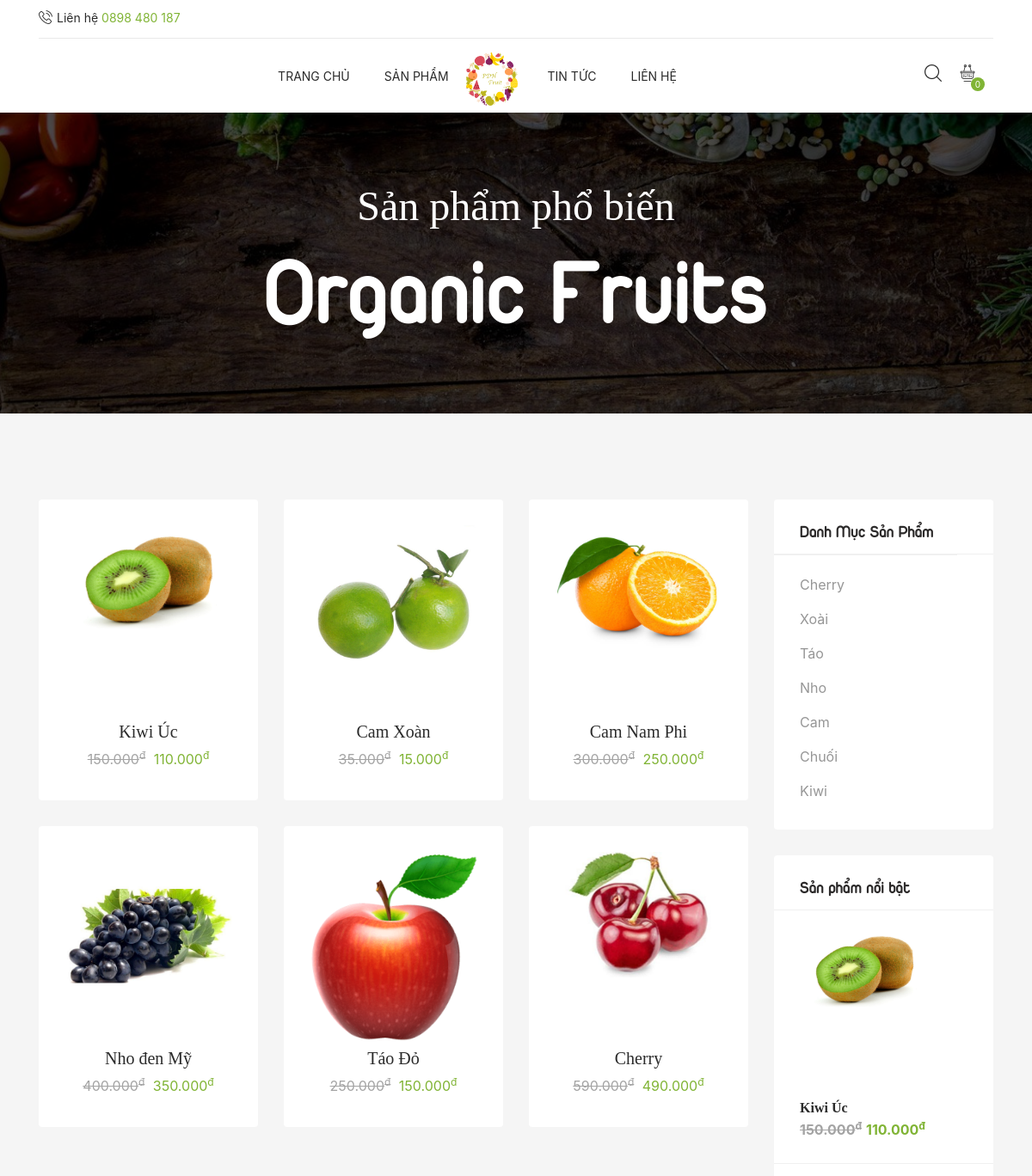
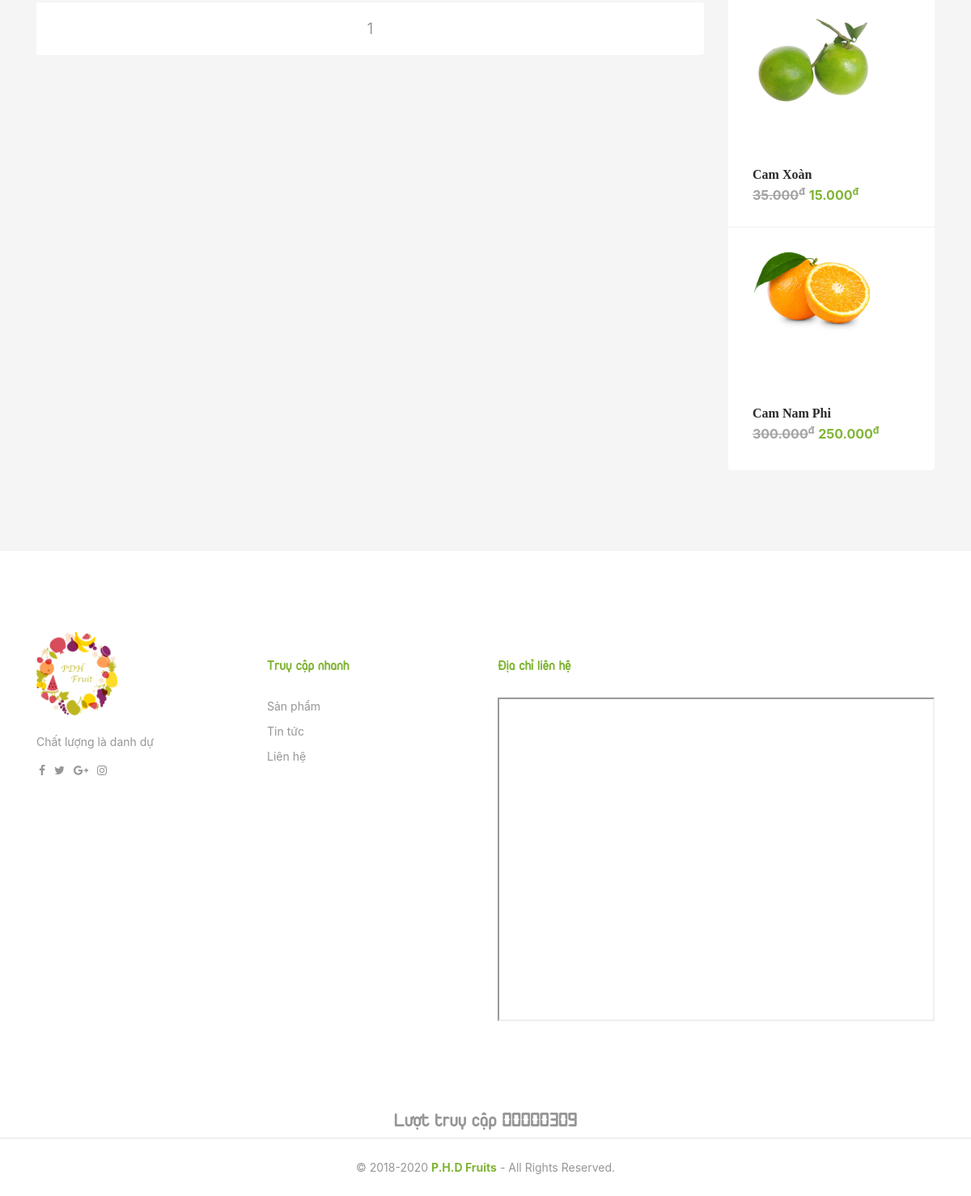
Screenshot of /PHDFruits/index.php?ref=store with the database file from the repository (2 pictures, top to bottom).
### tables this page shows
CREATE TABLE `company_info` (
  `id` int(10) NOT NULL,
  `sdt1` varchar(20) NOT NULL,
  `sdt2` varchar(20) NOT NULL,
  `email` varchar(50) NOT NULL,
  `address` varchar(500) NOT NULL,
  `map` varchar(1000) NOT NULL
);

CREATE TABLE `products` (
  `id` int(10) NOT NULL,
  `name` varchar(100) NOT NULL,
  `quantity` int(11) NOT NULL,
  `category` varchar(50) NOT NULL,
  `price` int(20) DEFAULT NULL,
  `price_sale` int(20) NOT NULL,
  `file_name` varchar(255) NOT NULL,
  `description` text NOT NULL,
  `hot` varchar(5) NOT NULL,
  `homepage` varchar(5) NOT NULL,
  `sort_homepage` int(20) NOT NULL,
  `date_created` datetime NOT NULL,
  `date_modified` datetime DEFAULT CURRENT_TIMESTAMP
);

CREATE TABLE `category` (
  `id` int(11) NOT NULL,
  `name_category` varchar(255) NOT NULL
);

CREATE TABLE `count_visit` (
  `id` int(1) NOT NULL,
  `visit` int(255) NOT NULL
);

### PHDFruits/client/store/index.php (the view, shortened to what this page needs)
<?php
include 'admin/config.php';
if(!isset($_GET['id_menu']))
{
    $id_menu="all_category";
}
?>
<div class="tr-breadcrumb text-center bg-image" style="background-image: url(client/images/breadcrumb-bg.jpg);">
    <div class="container">
        <div class="page-title">
            <h1>Sản phẩm phổ biến</h1>
            <h2>Organic Fruits</h2>
        </div>
    </div>
</div>
<div class="main-content popup-one">
    <div class="container">
        <div class="row">
            <div class="col-md-8 col-lg-9 push-md-4 push-lg-3">
                <div class="tr-products">
                    <?php
                    $so_dong_tren_mot_trang=9;
                    if($id_menu=="all_category")
                    {
                        $tv="select count(*) from products";
                    }
                    else
                    {
                        $tv="select count(*) from products where category='$id_menu' ";
                    }
                    $tv_1=mysqli_query($connect,$tv);
                    $tv_2=mysqli_fetch_array($tv_1);
                    $so_trang=ceil($tv_2[0]/$so_dong_tren_mot_trang);
                    $vtbd=($_GET['page']-1)*$so_dong_tren_mot_trang;
                    if($id_menu=="all_category")
                    {
                        $tv="select * from products order by id desc limit $vtbd,$so_dong_tren_mot_trang";
                    }
                    else
                    {
                        $tv="select * from products where category ='$id_menu' order by id desc limit $vtbd,$so_dong_tren_mot_trang";
                    }
                    $tv_1=mysqli_query($connect,$tv);
                    while($tv_2=mysqli_fetch_array($tv_1))
                    {
                        echo "<div class='row'>";
                        for($i=1;$i<=3;$i++)
                        {
                            if($tv_2!=false)
                            {
                                $link_anh = 'admin/products/uploads/' . $tv_2['file_name'];
                                $link_chi_tiet="?ref=detail_product&id=".$tv_2['id']."&id_menu=".$tv_2['category'];
                                $ten = $tv_2['name'];
                                $gia_goc=$tv_2['price'];
                                $gia_goc=number_format($gia_goc,0,",",".");
                                $gia_giam=$tv_2['price_sale'];
                                $gia_giam=number_format($gia_giam,0,",",".");
                                $so_luong = $tv_2['quantity'];
                                ?>
                                <div class="col-md-6 col-lg-4">
                                    <div class="product">
                                        <form action="" method="get">
                                            <a href="<?php echo $link_chi_tiet; ?>">
                                                <span class="product-image">
                                                    <img class="prod-img" src="<?php echo $link_anh; ?>"
                                                         alt="<?php echo $tv_2['file_name']; ?>"/>
                                                </span>
                                                <span class="product-title"><?php echo $ten ?></span>
                                                <?php
                                                if ($so_luong == 0){
                                                    echo "<h3 style='color: red;'>Hết hàng</h3>";
                                                }else { ?>
                                                <span class="price"><del><?php echo $gia_goc; ?><sup>đ</sup></del>
                                                    <?php echo $gia_giam; ?><sup>đ</sup></span>
                                                <?php }
                                                ?>
                                            </a>
                                        </form>
                                    </div>
                                </div>
                            <?php
                            }
                            else
                            {
                                echo "&nbsp;";
                            }
                            if($i!=3)
                            {
                                $tv_2=mysqli_fetch_array($tv_1);
                            }
                        }
                        echo "</div>";
                    }?>
                </div>
                <div class="tr-pagination text-center">
                    <ul class="pagination">
                        <?php
                        for($i=1;$i<=$so_trang;$i++)
                        {
                            $link_phan_trang="?ref=store&id_menu=".$id_menu."&page=".$i;
                            echo "<li><a href='$link_phan_trang' class='phan_trang page-numbers'>";
                            echo $i;
                            echo "</a></li> ";
                        }
                        ?>
                    </ul>
                </div>
            </div>
            <div class="col-md-4 col-lg-3 pull-md-8 pull-lg-9">
                <div class="gb-sidebar">
                    <div class="widget-area">
                        <?php
                        include 'client/store/form_category.php';
                        include "client/store/hot_products_2.php";
                        ?>
                    </div>
                </div>
            </div>
        </div>
    </div>
</div>

### PHDFruits/client/navbar.php (shortened to what this page needs)
<?php
include 'admin/config.php';
$res = mysqli_query($connect, "SELECT * FROM company_info");
$data = mysqli_fetch_array($res);
?>
<div class="tr-topbar">
    <div class="container">
        <div class="topbar-content">
            <div class="float-left">
                <span><span class="icon icon-phone-call"></span> Liên hệ <a href="tel:<?php echo $data['sdt1'] ?>"><span class="number"><?php echo $data['sdt1'] ?></span></a></span>
            </div>
        </div>
    </div>
</div>
<div class="tr-menu">
    <nav class="navbar navbar-expand-lg">
        <div class="container">
            <div class="collapse navbar-collapse justify-content-center" id="navbarNav">
                <ul class="navbar-nav tr-d-md-none">
                    <li class="nav-item tr-dropdown"><a class="nav-link" href="index.php">Trang chủ</a></li>
                    <li class="nav-item"><a class="nav-link" href="?ref=store">Sản phẩm</a></li>
                    <li class="tr-middle-logo"><a class="navbar-brand" href="index.php"><img class="img-fluid" src="client/images/logo.png" alt="Logo" style="max-width: 60px;"></a></li>
                    <li class="nav-item"><a class="nav-link" href="?ref=blog">Tin tức</a></li>
                    <li class="nav-item"><a class="nav-link" href="?ref=contact">Liên hệ</a></li>
                </ul>
            </div>
            <div class="find-option float-right">
                <ul class="global-list">
                    <?php
                    include 'client/form_search.php';
                    include 'client/cart/form_cart.php';
                    ?>
                </ul>
            </div>
        </div>
    </nav>
</div>

### PHDFruits/client/store/form_category.php
<div class="widget widget_categories">
    <h3 class="widget_title"><a class="widget_title" href="?ref=store">Danh Mục Sản Phẩm</a></h3>
    <ul>
        <?php
        $tv="select * from category order by id ";
        $tv_1=mysqli_query($connect,$tv);
        while($tv_2=mysqli_fetch_array($tv_1))
        {
            $ten=$tv_2['name_category'];
            $id=$tv_2['id'];
            echo "<li><a href='?ref=store&id_menu=".$id."'>$ten</a></li>";
        }
        ?>
    </ul>
</div>

### PHDFruits/client/store/hot_products_2.php
<div class="widget widget_recent_entries">
    <h3 class="widget_title">Sản phẩm nổi bật</h3>
    <ul>
        <?php
        $tv = mysqli_query($connect,'select * from products where hot = "Có" order by id desc limit 3 ');
        while ($tv_1 = mysqli_fetch_array($tv)){
            $gia_goc=$tv_1['price'];
            $gia_goc=number_format($gia_goc,0,",",".");
            $gia_giam=$tv_1['price_sale'];
            $gia_giam=number_format($gia_giam,0,",",".");
            $so_luong = $tv_1['quantity'];
            ?>
            <li>
                <div class="product" style="height: auto !important;">
                    <a href="?ref=detail_product&id=<?php echo $tv_1['id'];?>&id_menu=<?php echo $tv_1['category']?>" class="media">
                        <span class="product-image">
                            <img src="admin/products/uploads/<?php echo $tv_1['file_name'];?>" alt="Image" class="img-fluid" style="width:150px;">
                        </span>
    <span class="product-info media-body">
                        <span class="product-title"><strong><?php echo $tv_1['name'];?></strong></span>
        <?php
        if ($so_luong == 0){
            echo "<h3 style='color: red;'>Hết hàng</h3>";
        }else{ ?>
            <span class="price"><del><?php echo $gia_goc?><sup>đ</sup></del><?php echo $gia_giam?><sup>đ</sup></span>
        <?php } ?>
                        </span>
                    </a>
                </div>
            </li>
        <?php } ?>
    </ul>
</div>

### PHDFruits/client/footer.php (shortened to what this page needs)
<div class="tr-footer section-bg-white">
    <div class="footer-top section-padding">
        <div class="container">
            <div class="row">
                <div class="col-md-3 col-xs-12">
                    <div class="footer-widget">
                        <div class="footer-logo">
                            <a href="index.php"><img src="logo.png" alt="Logo" class="img-fluid" style="max-width: 100px;"></a>
                        </div>
                        <p>Chất lượng là danh dự</p>
                        <div class="footer-social">
                            <ul class="global-list">
                                <li><a href="#"><i class="fa fa-facebook" aria-hidden="true"></i></a></li>
                                <li><a href="#"><i class="fa fa-twitter" aria-hidden="true"></i></a></li>
                                <li><a href="#"><i class="fa fa-google-plus" aria-hidden="true"></i></a></li>
                                <li><a href="#"><i class="fa fa-instagram" aria-hidden="true"></i></a></li>
                            </ul>
                        </div>
                    </div>
                </div>
                <div class="col-md-3 col-xs-12">
                    <div class="footer-widget">
                        <h3>Truy cập nhanh</h3>
                        <ul class="global-list">
                            <li><a href="?ref=store">Sản phẩm</a></li>
                            <li><a href="?ref=blog">Tin tức</a></li>
                            <li><a href="?ref=contact">Liên hệ</a></li>
                        </ul>
                    </div>
                </div>
                <div class="col-md-6 col-xs-12">
                    <div class="footer-widget">
                        <h3>Địa chỉ liên hệ</h3>
                        <?php
                        $query = mysqli_query($connect,"select * from company_info");
                        $row= mysqli_fetch_array($query);
                        echo $row['map'];?>
                    </div>
                </div>
            </div>
        </div>
    </div>
    <div class="row">
        <div class="col-12" style="text-align: center">
            <h3 style="font-weight: normal;">Lượt truy cập <b style="font-family: '7-Led'"><?php echo $visit_f?></b></h3>
        </div>
    </div>
    <div class="footer-bottom clearfix">
        <div class="container" style="text-align: center;">
            <div class="" style="float: none">
                <span>© 2018-<?php echo date("Y") ?> <a href="admin/index.php" style="color: #80b435;" target="_blank"><b>P.H.D Fruits</b></a> - All Rights Reserved.</span>
            </div>
        </div>
    </div>
</div>

### PHDFruits/css/structure.css (style rules this page uses)
a, a:hover, a:focus, input:focus { text-decoration:none; outline: none; }
.global-list { margin:0; padding:0; list-style:none; }
.widget { font-size: 16px; overflow: hidden; margin-bottom: 30px; background-color: #fff; padding: 25px 30px; border-radius: 4px; }
.widget:last-child { margin-bottom: 0; }
.widget_title { color: #2c2a2a; font-size: 20px; margin-bottom: 15px; padding-bottom: 15px; font-weight: normal; position: relative; }
.widget_title:after, .widget.widget_recent_entries li:after { position: absolute; content: ""; bottom: 0; left: -50px; width: 150%; height: 1px; background-color: #f0f0f0; }
.widget-area .widget>ul { margin: 0; padding: 0; list-style: none; overflow: hidden; width: 100%; }
.widget ul li { width: 100%; padding: 8px 0; }
.widget ul li:last-child { border-bottom: 0; }
.widget.widget_categories li { float: right; width: 100%; text-align: right; }
.widget.widget_categories li a { float: left; text-align: left !important; }
.widget.widget_recent_entries span { font-size: 18px; display: block; margin-bottom: 5px; }
.widget.widget_recent_entries { line-height: 20px; }
.widget.widget_recent_entries>ul { overflow: visible; }
.widget.widget_recent_entries li { position: relative; padding: 20px 0; }
.widget.widget_recent_entries li:first-child { padding-top: 5px; }
.widget.widget_recent_entries li:last-child { padding-bottom: 0; }
.widget.widget_recent_entries li:last-child:after { display: none; }
.widget.widget_recent_entries a { color: #000; font-weight: 700; }
html { font-family: sans-serif; -webkit-text-size-adjust: 100%; -ms-text-size-adjust: 100%; }
body { margin: 0; }
article, aside, details, figcaption, figure, footer, header, main, menu, nav, section, summary { display: block; }
b, strong { font-weight: bold; }
sub, sup { font-size: 75%; line-height: 0; position: relative; vertical-align: baseline; }
sup { top: -0.5em; }
img { border: 0; }
dfn, cite, em, i { font-style: italic; }
html { box-sizing: border-box; }
*, *:before, *:after { box-sizing: inherit; }
ul, ol { margin-left: 0; }
ul { list-style: disc; }
img { height: auto; }
embed, iframe, object { width: 100%; }

### PHDFruits/css/css.css (style rules this page uses)
.phan_trang { color: #80b435; }
.product { height: 350px !important; }
.product-image { height: 195px !important; width: auto !important; }
.prod-img { width: 195px !important; height: auto; margin: 0 auto; }
iframe.container { padding: 0 !important; }

### rows the page displays
company_info: sdt1 "0898 480 187"
products: file_name (picture), name "Kiwi Úc", price "150.000", price_sale "110.000"
products: file_name (picture), name "Cam Xoàn", price "35.000", price_sale "15.000"
products: file_name (picture), name "Cam Nam Phi", price "300.000", price_sale "250.000"
products: file_name (picture), name "Nho đen Mỹ", price "400.000", price_sale "350.000"
products: file_name (picture), name "Táo Đỏ", price "250.000", price_sale "150.000"
products: file_name (picture), name "Cherry", price "590.000", price_sale "490.000"
category: name_category "Cherry"
category: name_category "Xoài"
category: name_category "Táo"
category: name_category "Nho"
category: name_category "Cam"
category: name_category "Chuối"
category: name_category "Kiwi"
count_visit: visit "00000309"

### other values shown
$so_luong "0"
